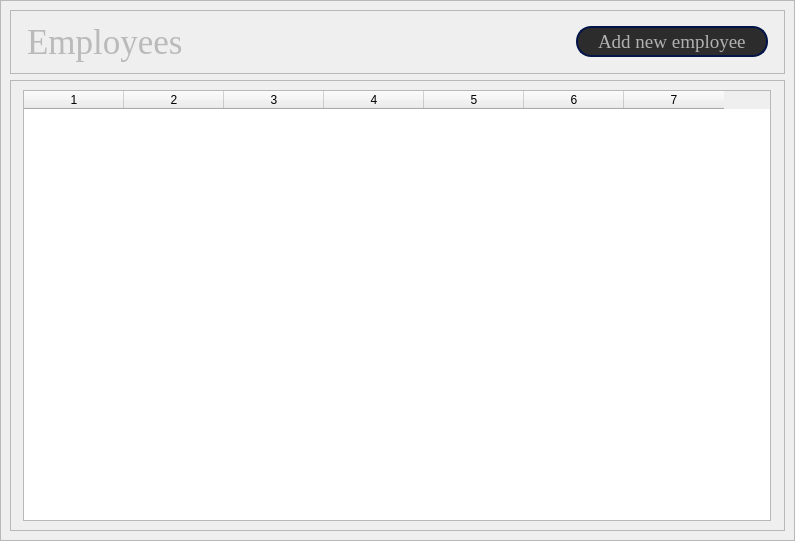
            <widget class="QWidget" name="employeePage">
             <layout class="QGridLayout" name="gridLayout_2">
              <property name="leftMargin">
               <number>0</number>
              </property>
              <property name="topMargin">
               <number>0</number>
              </property>
              <property name="rightMargin">
               <number>0</number>
              </property>
              <property name="bottomMargin">
               <number>0</number>
              </property>
              <property name="spacing">
               <number>0</number>
              </property>
              <item row="0" column="0">
               <widget class="QFrame" name="employeesPageFrame">
                <property name="minimumSize">
                 <size>
                  <width>781</width>
                  <height>541</height>
                 </size>
                </property>
                <property name="frameShape">
                 <enum>QFrame::Shape::StyledPanel</enum>
                </property>
                <property name="frameShadow">
                 <enum>QFrame::Shadow::Raised</enum>
                </property>
                <layout class="QVBoxLayout" name="verticalLayout_18">
                 <property name="leftMargin">
                  <number>9</number>
                 </property>
                 <property name="topMargin">
                  <number>9</number>
                 </property>
                 <item>
                  <widget class="QFrame" name="employeesTitleFrame">
                   <property name="sizePolicy">
                    <sizepolicy hsizetype="Expanding" vsizetype="Expanding">
                     <horstretch>0</horstretch>
                     <verstretch>0</verstretch>
                    </sizepolicy>
                   </property>
                   <property name="maximumSize">
                    <size>
                     <width>16777215</width>
                     <height>150</height>
                    </size>
                   </property>
                   <property name="styleSheet">
                    <string notr="true">color: rgb(186, 186, 186);</string>
                   </property>
                   <property name="frameShape">
                    <enum>QFrame::Shape::StyledPanel</enum>
                   </property>
                   <property name="frameShadow">
                    <enum>QFrame::Shadow::Raised</enum>
                   </property>
                   <layout class="QHBoxLayout" name="horizontalLayout_23">
                    <property name="spacing">
                     <number>0</number>
                    </property>
                    <property name="leftMargin">
                     <number>16</number>
                    </property>
                    <property name="topMargin">
                     <number>0</number>
                    </property>
                    <property name="rightMargin">
                     <number>16</number>
                    </property>
                    <property name="bottomMargin">
                     <number>0</number>
                    </property>
                    <item>
                     <widget class="QLabel" name="employeesTitle">
                      <property name="sizePolicy">
                       <sizepolicy hsizetype="Expanding" vsizetype="Preferred">
                        <horstretch>0</horstretch>
                        <verstretch>0</verstretch>
                       </sizepolicy>
                      </property>
                      <property name="font">
                       <font>
                        <family>Times New Roman</family>
                        <pointsize>26</pointsize>
                       </font>
                      </property>
                      <property name="text">
                       <string>Employees</string>
                      </property>
                     </widget>
                    </item>
                    <item>
                     <widget class="QPushButton" name="addNewEmployeeBtn">
                      <property name="minimumSize">
                       <size>
                        <width>0</width>
                        <height>31</height>
                       </size>
                      </property>
                      <property name="font">
                       <font>
                        <family>Times New Roman</family>
                        <pointsize>14</pointsize>
                       </font>
                      </property>
                      <property name="styleSheet">
                       <string notr="true">QPushButton{
	background-color: rgb(44, 44, 44);
	border: 2px solid  rgb(2, 20, 72);
	border-radius: 15px;
	color: rgb(177, 177, 177);
	padding-left: 20px;
	padding-right: 20px;
	text-align: left;
}
QPushButton::hover{
	background-color: rgb(23, 32, 42);
}
QPushButton::pressed{
	background-color: rgb(3, 1, 59)
}</string>
                      </property>
                      <property name="text">
                       <string>Add new employee</string>
                      </property>
                      <property name="icon">
                       <iconset resource="../resources/icons/dark/iconsDark.qrc">
                        <normaloff>:/iconsDark/icons/user-plus.svg</normaloff>:/iconsDark/icons/user-plus.svg</iconset>
                      </property>
                     </widget>
                    </item>
                   </layout>
                  </widget>
                 </item>
                 <item>
                  <widget class="QFrame" name="employeesContentFrame">
                   <property name="sizePolicy">
                    <sizepolicy hsizetype="Expanding" vsizetype="Expanding">
                     <horstretch>0</horstretch>
                     <verstretch>0</verstretch>
                    </sizepolicy>
                   </property>
                   <property name="frameShape">
                    <enum>QFrame::Shape::StyledPanel</enum>
                   </property>
                   <property name="frameShadow">
                    <enum>QFrame::Shadow::Raised</enum>
                   </property>
                   <layout class="QVBoxLayout" name="verticalLayout_20">
                    <property name="leftMargin">
                     <number>12</number>
                    </property>
                    <property name="rightMargin">
                     <number>13</number>
                    </property>
                    <item>
                     <widget class="QTableWidget" name="employeesTable">
                      <property name="minimumSize">
                       <size>
                        <width>748</width>
                        <height>431</height>
                       </size>
                      </property>
                      <property name="styleSheet">
                       <string notr="true">QTableWidget{
	alternate-background-color: rgb(1, 65, 63);
	color: rgb(186, 186, 186);
}</string>
                      </property>
                      <property name="frameShape">
                       <enum>QFrame::Shape::StyledPanel</enum>
                      </property>
                      <property name="frameShadow">
                       <enum>QFrame::Shadow::Sunken</enum>
                      </property>
                      <property name="lineWidth">
                       <number>3</number>
                      </property>
                      <property name="midLineWidth">
                       <number>0</number>
                      </property>
                      <property name="editTriggers">
                       <set>QAbstractItemView::EditTrigger::NoEditTriggers</set>
                      </property>
                      <property name="alternatingRowColors">
                       <bool>true</bool>
                      </property>
                      <property name="showGrid">
                       <bool>true</bool>
                      </property>
                      <property name="wordWrap">
                       <bool>true</bool>
                      </property>
                      <property name="cornerButtonEnabled">
                       <bool>false</bool>
                      </property>
                      <property name="rowCount">
                       <number>0</number>
                      </property>
                      <property name="columnCount">
                       <number>7</number>
                      </property>
                      <attribute name="verticalHeaderVisible">
                       <bool>false</bool>
                      </attribute>
                      <column/>
                      <column/>
                      <column/>
                      <column/>
                      <column/>
                      <column/>
                      <column/>
                     </widget>
                    </item>
                   </layout>
                  </widget>
                 </item>
                </layout>
               </widget>
              </item>
             </layout>
            </widget>
